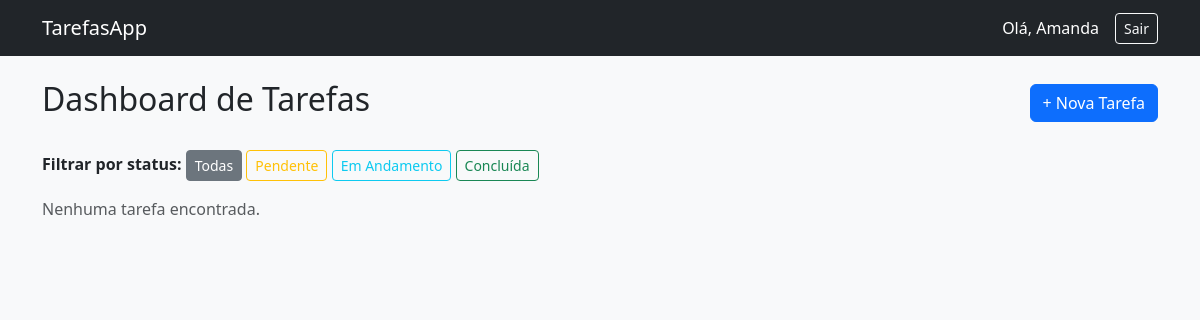
Page / (signed in) on the earlier database version.
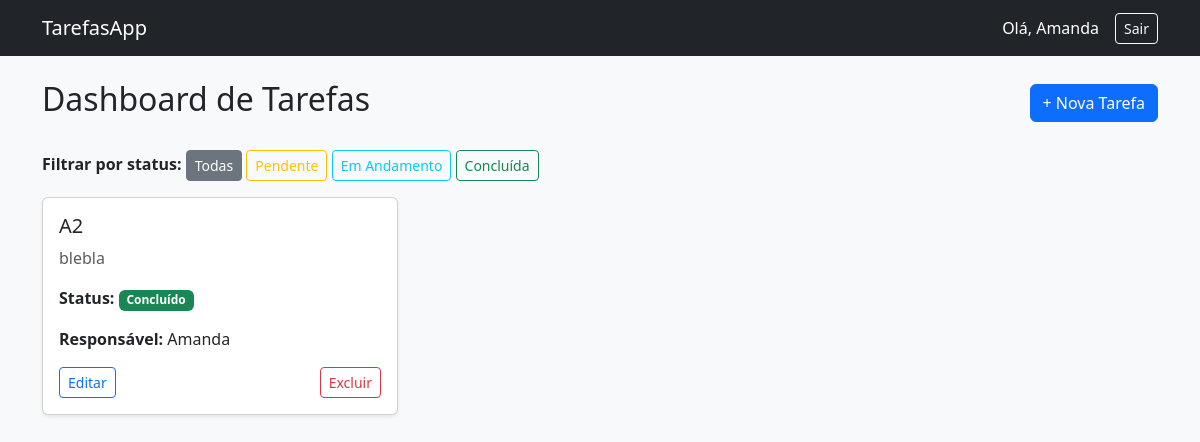
Same page on the later database version.
### core/models.py (models this page shows, shortened)
class Task(models.Model):
    title = models.CharField(max_length=200)
    description = models.TextField(blank=True, null=True)
    status = models.CharField(
        max_length=20,
        choices=[('pending', 'Pendente'), ('in_progress', 'Em Andamento'), ('done', 'Concluído')],
        default='pending'
    )
    user = models.ForeignKey(User, on_delete=models.CASCADE)
    created_at = models.DateTimeField(auto_now_add=True)

### core/views.py (the view)
# urls.py: path('', views.dashboard, name='dashboard'),
@login_required
def dashboard(request):
  tasks = Task.objects.filter(user=request.user)
  status_filter = request.GET.get('status')
  if status_filter:
    tasks = tasks.filter(status=status_filter)
  context = {'tasks': tasks, 'current_status': status_filter}
  return render(request, 'core/dashboard.html', context)

### core/templates/core/dashboard.html (shortened to what this page needs)
<!DOCTYPE html>
<html lang="pt-br">
<head>
    <link href="https://cdn.jsdelivr.net/npm/bootstrap@5.3.0/dist/css/bootstrap.min.css" rel="stylesheet">
</head>
<body class="bg-light">
    <nav class="navbar navbar-expand-lg navbar-dark bg-dark mb-4">
        <div class="container">
            <a class="navbar-brand" href="{% url 'dashboard' %}">TarefasApp</a>
            <div class="d-flex align-items-center">
                <span class="navbar-text text-white me-3">Olá, {{ request.user.username }}</span>
                <form action="{% url 'logout' %}" method="post" class="d-inline">
                    <button type="submit" class="btn btn-outline-light btn-sm">Sair</button>
                </form>
            </div>
        </div>
    </nav>
    <div class="container">
        <div class="d-flex justify-content-between align-items-center mb-4">
            <h2>Dashboard de Tarefas</h2>
            <a href="{% url 'task_create' %}" class="btn btn-primary">+ Nova Tarefa</a>
        </div>
        <div class="mb-3">
            <strong>Filtrar por status:</strong>
            <a href="{% url 'dashboard' %}" class="btn btn-sm btn-outline-secondary {% if not current_status %}active{% endif %}">Todas</a>
            <a href="{% url 'dashboard' %}?status=pending" class="btn btn-sm btn-outline-warning {% if current_status == 'pending' %}active{% endif %}">Pendente</a>
            <a href="{% url 'dashboard' %}?status=in_progress" class="btn btn-sm btn-outline-info {% if current_status == 'in_progress' %}active{% endif %}">Em Andamento</a>
            <a href="{% url 'dashboard' %}?status=done" class="btn btn-sm btn-outline-success {% if current_status == 'done' %}active{% endif %}">Concluída</a>
        </div>
        <div class="row">
            {% for task in tasks %}
            <div class="col-md-4 mb-3">
                <div class="card shadow-sm">
                    <div class="card-body">
                        <h5 class="card-title">{{ task.title }}</h5>
                        <p class="card-text text-muted">{{ task.description|default:"Sem descrição." }}</p>
                        <p>
                            <strong>Status:</strong>
                            <span class="badge
                                {% if task.status == 'pending' %}bg-warning text-dark
                                {% elif task.status == 'in_progress' %}bg-info text-dark
                                {% elif task.status == 'done' %}bg-success{% endif %}">
                                {{ task.get_status_display }}
                            </span>
                        </p>
                        <p><strong>Responsável:</strong> {{ task.user.username|default:"Não atribuído" }}</p>
                        <div class="d-flex justify-content-between">
                            <a href="{% url 'task_edit' task.pk %}" class="btn btn-sm btn-outline-primary">Editar</a>
                            <a href="{% url 'task_delete' task.pk %}" class="btn btn-sm btn-outline-danger">Excluir</a>
                        </div>
                    </div>
                </div>
            </div>
            {% empty %}
            <div class="col-12">
                <p class="text-muted">Nenhuma tarefa encontrada.</p>
            </div>
            {% endfor %}
        </div>
    </div>
</body>
</html>

Differences in the rows shown:
added Task: title "A2", description "blebla", status "Concluído", user.username "Amanda"
Other differences:
text no longer shown: "Nenhuma tarefa encontrada."
